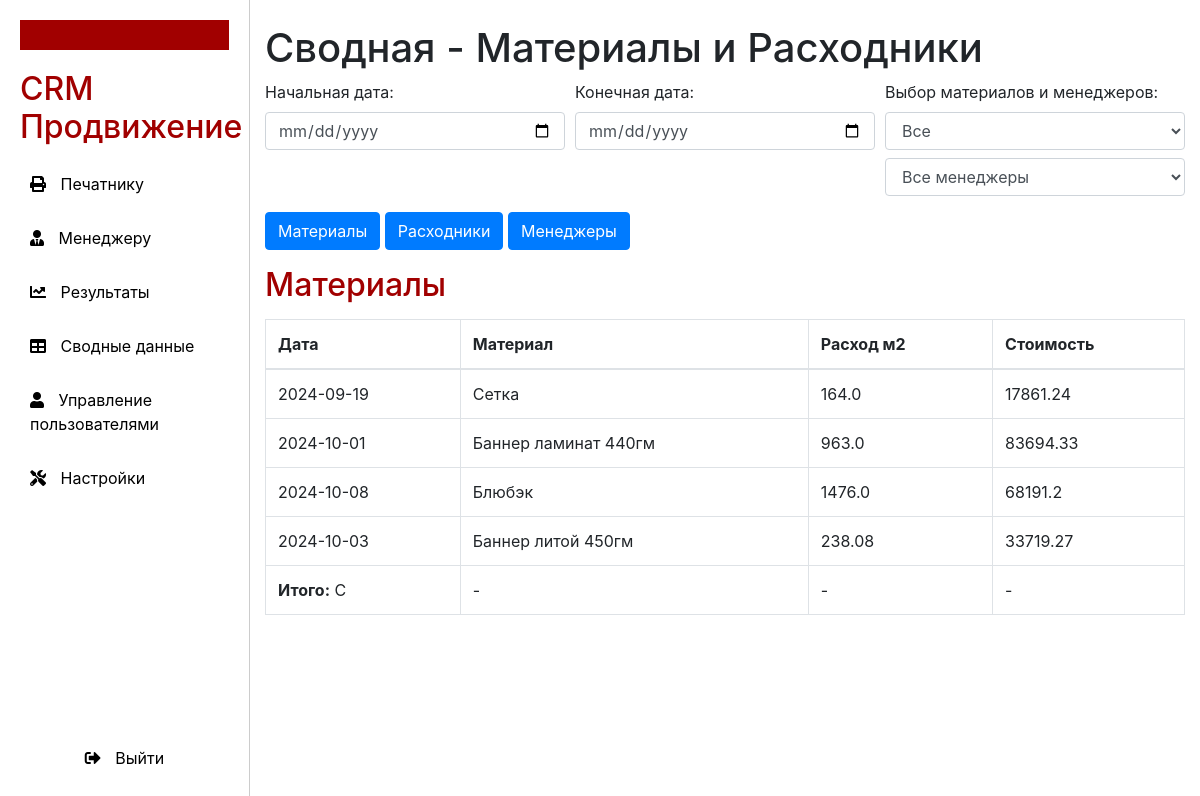
The app's page /summary (signed in), older data.
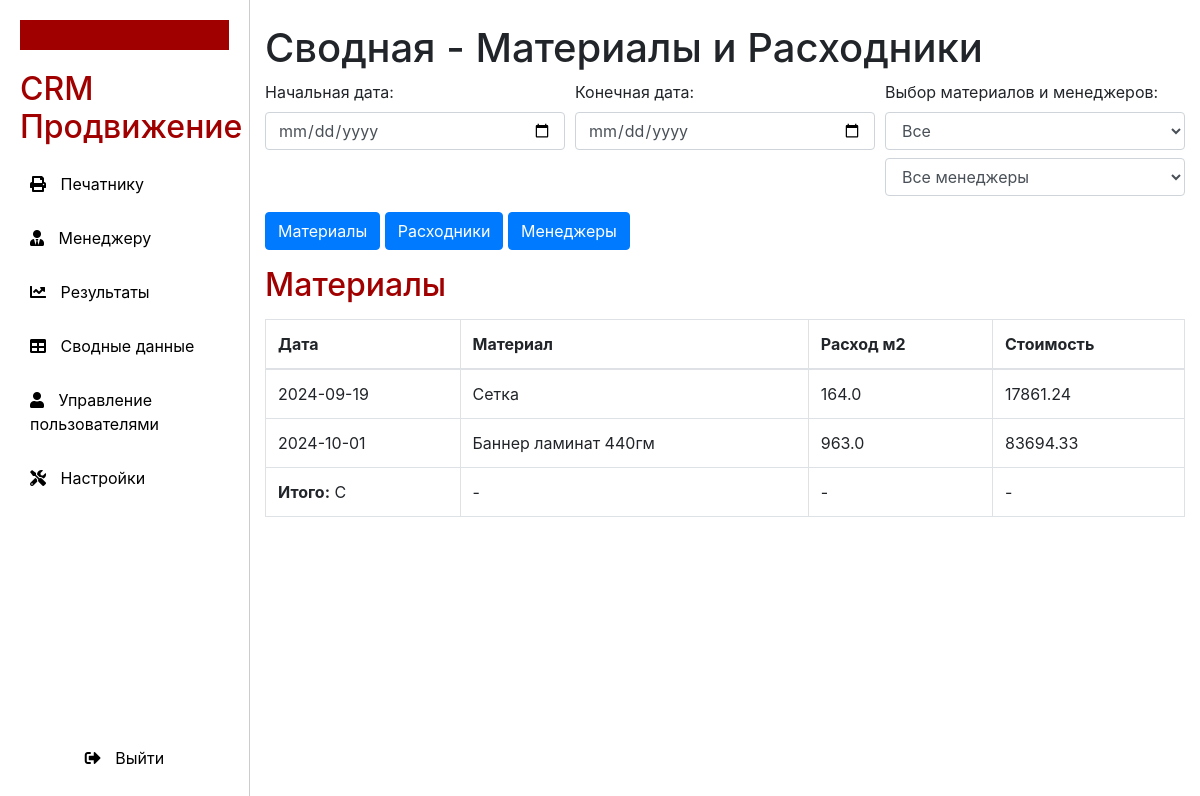
The same page, newer data.
### models.py (models this page shows)
class Order(Base):
    __tablename__ = 'orders'
    id = Column(Integer, primary_key=True, autoincrement=True)
    task_number = Column(Integer, nullable=False)
    date = Column(Date, nullable=False)
    subject = Column(String, nullable=False)
    material = Column(String, nullable=False)
    quantity = Column(Integer, nullable=False)
    performer = Column(String, nullable=False)
    print_width = Column(Float, nullable=False)
    print_height = Column(Float, nullable=False)
    canvas_width = Column(Float, nullable=False)
    canvas_length = Column(Float, nullable=False)
    eyelets = Column(String, nullable=False)
    spike = Column(String, nullable=False)
    reinforcement = Column(String, nullable=False)
    customer = Column(String, nullable=True)
    price_per_unit = Column(Integer, nullable=True)
    total_amount = Column(Integer, nullable=True)
    result: Mapped["Result"] = relationship(back_populates="order")

class Result(Base):
    __tablename__ = 'results'
    order_id = Column(Integer, ForeignKey('orders.id'), primary_key=True)
    total_print_area = Column(Float, nullable=True)
    total_canvas_area = Column(Float, nullable=True)
    total_paints = Column(Float, nullable=True)
    total_eyelets = Column(Integer, nullable=True)
    total_spikes = Column(Integer, nullable=True)
    total_reinforcements = Column(Integer, nullable=True)
    expenses_canvas = Column(Float, nullable=True)
    expenses_prints = Column(Float, nullable=True)
    expenses_eyelets = Column(Float, nullable=True)
    expenses_reinforcements = Column(Float, nullable=True)
    salary_printer = Column(Float, nullable=True)
    salary_eyelet_worker = Column(Float, nullable=True)
    salary_cutter = Column(Float, nullable=True)
    salary_welder = Column(Float, nullable=True)
    total_expenses = Column(Float, nullable=True)
    tax = Column(Float, nullable=True)
    margin = Column(Float, nullable=True)
    order: Mapped["Order"] = relationship(back_populates="result")

### main.py (the view)
@app.get("/summary", response_class=HTMLResponse)
def summary_page(
        request: Request,
        db: Session = Depends(get_db),  # Подключение к БД
        current_user: User = Depends(get_current_user)  # Получаем текущего пользователя
):
    check_role_access(current_user, {Role.superuser, Role.admin})
    if current_user.role in {Role.superuser, Role.admin}:
        orders = db.query(Order).order_by(Order.id.desc()).all()
    else:
        orders = db.query(Order).filter(Order.user_id == current_user.id).order_by(Order.id.desc()).all()
    results = db.query(Result).order_by(Result.order_id.desc()).all()
    settings = db.query(Settings).order_by(Settings.id.desc()).all()
    actual_settings = settings[0] if settings else None
    settings_el = (
        db.query(Settings)
        .filter(Settings.updated_at <= datetime.utcnow())
        .order_by(Settings.updated_at.desc())
        .first()
    )
    return templates.TemplateResponse("summary.html", {
        "request": request,
        "results": results,
        "orders": orders,
        "user": current_user,
        "role": current_user.role.value,
        "settings": settings_el,
        "actual_settings": actual_settings
    })

### templates/summary.html (shortened to what this page needs)
{% extends "layout.html" %}
{% block summary %}
<div class="container mt-4">
    <h1>Сводная - Материалы и Расходники</h1>
    <div class="form-row">
        <div class="form-group col-md-4">
            <label for="startDate">Начальная дата:</label>
            <input type="date" id="startDate" class="form-control">
        </div>
        <div class="form-group col-md-4">
            <label for="endDate">Конечная дата:</label>
            <input type="date" id="endDate" class="form-control">
        </div>
        <div class="form-group col-md-4">
            <label>Выбор материалов и менеджеров:</label>
            <select id="materialFilter" class="form-control">
                <option value="">Все</option>
            </select>
            <select id="managerFilter" class="form-control mt-2">
                <option value="">Все менеджеры</option>
            </select>
        </div>
    </div>
    <div>
        <button class="btn btn-primary" onclick="showTable('materialsTable')">Материалы</button>
        <button class="btn btn-primary" onclick="showTable('suppliesTable')">Расходники</button>
        <button class="btn btn-primary" onclick="showTable('managersTable')">Менеджеры</button>
    </div>
    <div id="materialsTable" class="table-container mt-3">
        <h2>Материалы</h2>
        <table class="table table-bordered">
            <thead>
                <tr>
                    <th>Дата</th>
                    <th>Материал</th>
                    <th>Расход м2</th>
                    <th>Стоимость</th>
                </tr>
            </thead>
            <tbody>
                {% for order in orders %}
                    <tr>
                        <td>{{ order.date.strftime("%Y-%m-%d") }}</td>
                        <td>{{ order.material }}</td>
                        <td>{{ order.result.total_canvas_area }}</td>
                        <td>{{ order.result.expenses_canvas }}</td>
                    </tr>
                {% endfor %}
            </tbody>
            <tfoot>
                <tr>
                    <td><strong>Итого:</strong> C </td>
                    <td>-</td>
                    <td id="totalMaterialArea">-</td>
                    <td id="totalMaterialCost">-</td>
                </tr>
            </tfoot>
        </table>
    </div>
</div>
{% endblock %}

Row changes from the older to the newer data that the page shows:
removed Order: date "2024-10-08", material "Блюбэк", result.total_canvas_area "1476.0", result.expenses_canvas "68191.2"
removed Order: date "2024-10-03", material "Баннер литой 450гм", result.total_canvas_area "238.08", result.expenses_canvas "33719.27"
